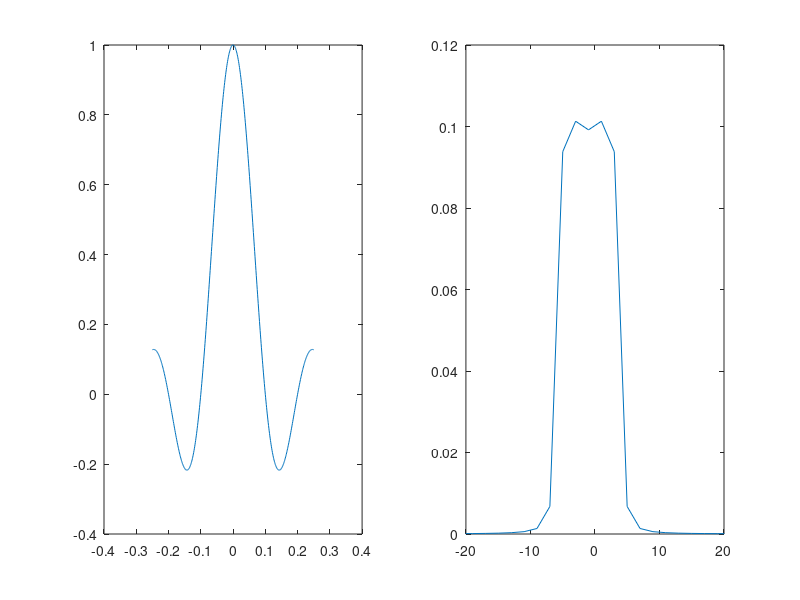

Recreate this plot in MATLAB.
% Sinc Function and its Fourier Transform
% Demonstrates that the Fourier Transform of a sinc is a rectangle

clear all; close all; clc;

% Time domain parameters
T = 0.5;              % Time span
fs = 1000;           % Sampling frequency
dt = 1/fs;           % Time step
t = -T/2:dt:T/2;     % Time vector

f_cutoff = 5;        % Cutoff frequency for the sinc
sinc_wave = sinc(2*f_cutoff*t);


N = length(t);
freq = (-N/2:N/2-1)*(fs/N);  % Frequency vector (centered)
sinc_fft = fftshift(fft(sinc_wave))*dt;  % Centered FFT with proper scaling


figure;

subplot(1,2,1);
plot(t, sinc_wave);
subplot(1,2,2);
plot(freq, abs(sinc_fft));
xlim([-20 20]);
